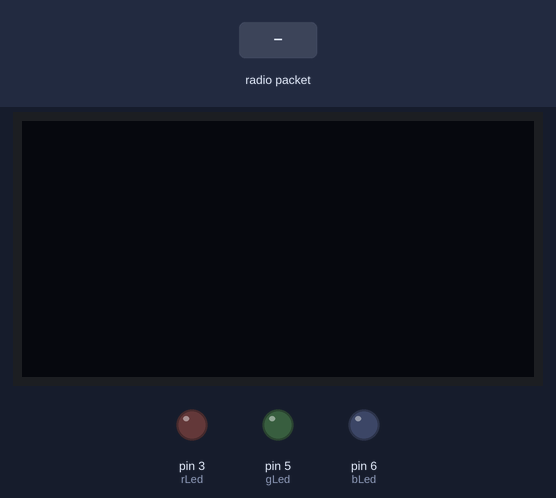
A sketch run on a simulated Arduino Uno, built with avr-gcc and run on an emulated ATmega328P. Shown: 128×64 one-colour display, output pins drawn as LEDs (lit = HIGH). The inputs (shaded band) are chosen by the test bench. No radio packets arrive unless stated; what the sketch prints to the serial monitor is not drawn.

Above: at 2.2 s.
2.3 s: radio packet "1" arrives
At 3.6 s:
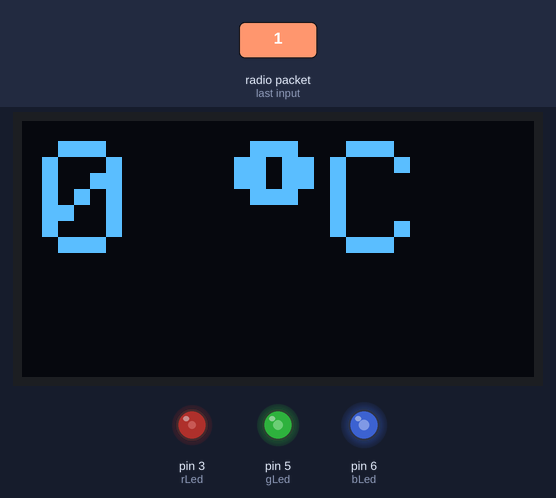
Timing chart, 0 to 5.3 s (numbered marks = the images above; inputs shaded):
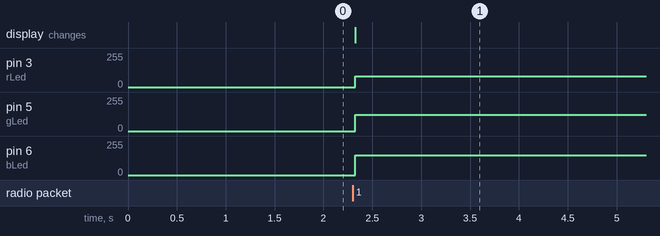

Measured:
- after the input at 2.3 s, pin 3 (rLed): 0/255 → 81/255 at once; pin 5 (gLed): 0/255 → 123/255 at once; pin 6 (bLed): 0/255 → 150/255 at once; the display: changes at once (image 1)

The sketch:

receiver.ino
```cpp
/*
 *Skeč za potrebe članka u Svetu Kompjutera
 *Author: Petrović Dejan
 *Date: 01/01/2019
 */
#include <SPI.h>
#include <RF24.h>
#include <Wire.h>;
#include <Adafruit_GFX.h>
#include <Adafruit_SSD1306.h>
#define OLED_RESET 4
Adafruit_SSD1306 display(OLED_RESET);

RF24 myRadio (7, 8);
struct package
{
  int id=0;
  float temperature = 0.0;
  char  text[100] ="empty";
};
byte addresses[][6] = {"0"};
typedef struct package Package;
Package data;
int rLed = 3;
int gLed = 5;
int bLed = 6;
void setup()
{
  Serial.begin(9600);
  display.begin(SSD1306_SWITCHCAPVCC, 0x3C);
  display.clearDisplay();
  display.display();
  delay(1000);
  pinMode(rLed, OUTPUT);
  pinMode(gLed, OUTPUT);
  pinMode(bLed, OUTPUT);
  digitalWrite(rLed, LOW);
  digitalWrite(gLed, LOW);
  digitalWrite(bLed, LOW);

  myRadio.begin();
  myRadio.setChannel(115);
  myRadio.setPALevel(RF24_PA_MAX);
  myRadio.setDataRate( RF24_250KBPS ) ;
  myRadio.openReadingPipe(1, addresses[0]);
  myRadio.startListening();
}


void loop()
{

  if ( myRadio.available())
  {
    while (myRadio.available())
    {
      myRadio.read( &data, sizeof(data) );
    }
    display.clearDisplay();
    display.setTextSize(4);
    display.setTextColor(WHITE);
    display.setCursor(5,5);
    display.print(data.temperature,0);
    display.print(" ");
    display.print((char)247);
    display.print("C");
    display.display();
    //Serial.print("\nPackage:");
    //Serial.print(data.id);
    //Serial.print("\n");
    Serial.println(data.temperature);
    //Serial.println(data.text);
    if(data.temperature < 45){
      analogWrite(rLed, 81);
      analogWrite(gLed, 123);
      analogWrite(bLed, 150);
      Serial.print("blue");
    }else if(data.temperature >= 45 && data.temperature < 65){
      analogWrite(rLed, 75);
      analogWrite(gLed, 151);
      analogWrite(bLed, 0);
      Serial.println("green");
    }else if(data.temperature >= 65 && data.temperature < 75){
      analogWrite(rLed, 153);
      analogWrite(gLed, 153);
      analogWrite(bLed, 0);
      Serial.println("yellow");
    }else if(data.temperature >=75){
      analogWrite(rLed, 153);
      analogWrite(gLed, 0);
      analogWrite(bLed, 0);
      Serial.println("red");
        }
  }

}
```
